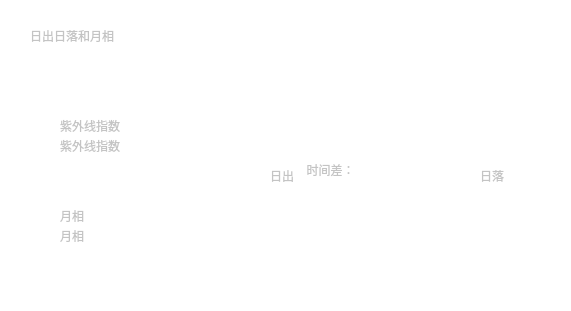
    <widget class="QWidget" name="LayoutRight_Center" native="true">
     <property name="geometry">
      <rect>
       <x>620</x>
       <y>90</y>
       <width>571</width>
       <height>311</height>
      </rect>
     </property>
     <property name="styleSheet">
      <string notr="true">background-color: rgba(255, 255, 255, 10);
border-radius: 15px;</string>
     </property>
     <widget class="QLabel" name="cityLabel_2">
      <property name="geometry">
       <rect>
        <x>30</x>
        <y>20</y>
        <width>181</width>
        <height>31</height>
       </rect>
      </property>
      <property name="styleSheet">
       <string notr="true">font: 25 16px &quot;微软雅黑&quot;;
text-align: center;
border-radius:4px;
background-color: rgb(255, 255, 255,0);
color: rgb(196, 196, 196);
</string>
      </property>
      <property name="text">
       <string>日出日落和月相</string>
      </property>
     </widget>
     <widget class="QLabel" name="feelsLikeLable_2">
      <property name="geometry">
       <rect>
        <x>60</x>
        <y>110</y>
        <width>81</width>
        <height>31</height>
       </rect>
      </property>
      <property name="styleSheet">
       <string notr="true">font: 25 13px &quot;微软雅黑&quot;;
text-align: center;
border-radius:4px;
background-color: rgb(255, 255, 255,0);
color: rgb(196, 196, 196);
</string>
      </property>
      <property name="text">
       <string>紫外线指数</string>
      </property>
     </widget>
     <widget class="QLabel" name="ziwaixianImage">
      <property name="geometry">
       <rect>
        <x>30</x>
        <y>119</y>
        <width>31</width>
        <height>31</height>
       </rect>
      </property>
      <property name="styleSheet">
       <string notr="true">font: 25 12px &quot;微软雅黑&quot;;
text-align: center;
border-radius:4px;
background-color: rgb(255, 255, 255,0);
	color: rgb(255, 255, 255);
image: url(:/res/icon/icons/100.svg);
</string>
      </property>
      <property name="text">
       <string/>
      </property>
     </widget>
     <widget class="QLabel" name="yuexiangIcon">
      <property name="geometry">
       <rect>
        <x>30</x>
        <y>210</y>
        <width>31</width>
        <height>31</height>
       </rect>
      </property>
      <property name="styleSheet">
       <string notr="true">font: 25 12px &quot;微软雅黑&quot;;
text-align: center;
border-radius:4px;
background-color: rgb(255, 255, 255,0);
	color: rgb(255, 255, 255);

</string>
      </property>
      <property name="text">
       <string/>
      </property>
     </widget>
     <widget class="QLabel" name="feelsLikeLable_3">
      <property name="geometry">
       <rect>
        <x>60</x>
        <y>200</y>
        <width>81</width>
        <height>31</height>
       </rect>
      </property>
      <property name="styleSheet">
       <string notr="true">font: 25 13px &quot;微软雅黑&quot;;
text-align: center;
border-radius:4px;
background-color: rgb(255, 255, 255,0);
color: rgb(196, 196, 196);
</string>
      </property>
      <property name="text">
       <string>月相</string>
      </property>
     </widget>
     <widget class="QLabel" name="ziwaixian">
      <property name="geometry">
       <rect>
        <x>60</x>
        <y>130</y>
        <width>81</width>
        <height>31</height>
       </rect>
      </property>
      <property name="styleSheet">
       <string notr="true">font: 25 13px &quot;微软雅黑&quot;;
text-align: center;
border-radius:4px;
background-color: rgb(255, 255, 255,0);
color: rgb(196, 196, 196);
</string>
      </property>
      <property name="text">
       <string>紫外线指数</string>
      </property>
     </widget>
     <widget class="QLabel" name="yuexiang">
      <property name="geometry">
       <rect>
        <x>60</x>
        <y>220</y>
        <width>81</width>
        <height>31</height>
       </rect>
      </property>
      <property name="styleSheet">
       <string notr="true">font: 25 13px &quot;微软雅黑&quot;;
text-align: center;
border-radius:4px;
background-color: rgb(255, 255, 255,0);
color: rgb(196, 196, 196);
</string>
      </property>
      <property name="text">
       <string>月相</string>
      </property>
     </widget>
     <widget class="QLabel" name="yunduo_6">
      <property name="geometry">
       <rect>
        <x>470</x>
        <y>130</y>
        <width>41</width>
        <height>41</height>
       </rect>
      </property>
      <property name="styleSheet">
       <string notr="true">font: 25 12px &quot;微软雅黑&quot;;
text-align: center;
border-radius:4px;
background-color: rgb(255, 255, 255,0);
	color: rgb(255, 255, 255);
image: url(:/res/rila.svg);
</string>
      </property>
      <property name="text">
       <string/>
      </property>
     </widget>
     <widget class="QLabel" name="feelsLikeLable_5">
      <property name="geometry">
       <rect>
        <x>480</x>
        <y>160</y>
        <width>31</width>
        <height>31</height>
       </rect>
      </property>
      <property name="styleSheet">
       <string notr="true">font: 25 13px &quot;微软雅黑&quot;;
text-align: center;
border-radius:4px;
background-color: rgb(255, 255, 255,0);
color: rgb(196, 196, 196);
</string>
      </property>
      <property name="text">
       <string>日落</string>
      </property>
     </widget>
     <widget class="QLabel" name="yunduo_7">
      <property name="geometry">
       <rect>
        <x>260</x>
        <y>130</y>
        <width>41</width>
        <height>41</height>
       </rect>
      </property>
      <property name="styleSheet">
       <string notr="true">font: 25 12px &quot;微软雅黑&quot;;
text-align: center;
border-radius:4px;
background-color: rgb(255, 255, 255,0);
	color: rgb(255, 255, 255);
image: url(:/res/richu.svg);
</string>
      </property>
      <property name="text">
       <string/>
      </property>
     </widget>
     <widget class="QLabel" name="feelsLikeLable_6">
      <property name="geometry">
       <rect>
        <x>270</x>
        <y>160</y>
        <width>31</width>
        <height>31</height>
       </rect>
      </property>
      <property name="styleSheet">
       <string notr="true">font: 25 13px &quot;微软雅黑&quot;;
text-align: center;
border-radius:4px;
background-color: rgb(255, 255, 255,0);
color: rgb(196, 196, 196);
</string>
      </property>
      <property name="text">
       <string>日出</string>
      </property>
     </widget>
     <widget class="QLabel" name="sunrise">
      <property name="geometry">
       <rect>
        <x>260</x>
        <y>180</y>
        <width>41</width>
        <height>19</height>
       </rect>
      </property>
      <property name="styleSheet">
       <string notr="true">font: 25 14px &quot;微软雅黑&quot;;
text-align: center;
border-radius:4px;
background-color: rgb(255, 255, 255,0);
color: rgb(196, 196, 196);
</string>
      </property>
      <property name="text">
       <string/>
      </property>
      <property name="alignment">
       <set>Qt::AlignCenter</set>
      </property>
     </widget>
     <widget class="QLabel" name="sunset">
      <property name="geometry">
       <rect>
        <x>470</x>
        <y>180</y>
        <width>41</width>
        <height>19</height>
       </rect>
      </property>
      <property name="styleSheet">
       <string notr="true">font: 25 14px &quot;微软雅黑&quot;;
text-align: center;
border-radius:4px;
background-color: rgb(255, 255, 255,0);
color: rgb(196, 196, 196);
</string>
      </property>
      <property name="text">
       <string/>
      </property>
      <property name="alignment">
       <set>Qt::AlignCenter</set>
      </property>
     </widget>
     <widget class="QLabel" name="suntime">
      <property name="geometry">
       <rect>
        <x>350</x>
        <y>160</y>
        <width>121</width>
        <height>20</height>
       </rect>
      </property>
      <property name="styleSheet">
       <string notr="true">font: 25 14px &quot;微软雅黑&quot;;
text-align: center;
border-radius:4px;
background-color: rgb(255, 255, 255,0);
color: rgb(196, 196, 196);
</string>
      </property>
      <property name="text">
       <string/>
      </property>
      <property name="alignment">
       <set>Qt::AlignCenter</set>
      </property>
     </widget>
     <widget class="QLabel" name="suntime_2">
      <property name="geometry">
       <rect>
        <x>300</x>
        <y>160</y>
        <width>61</width>
        <height>20</height>
       </rect>
      </property>
      <property name="styleSheet">
       <string notr="true">font: 25 14px &quot;微软雅黑&quot;;
text-align: center;
border-radius:4px;
background-color: rgb(255, 255, 255,0);
color: rgb(196, 196, 196);
</string>
      </property>
      <property name="text">
       <string>时间差：</string>
      </property>
      <property name="alignment">
       <set>Qt::AlignCenter</set>
      </property>
     </widget>
    </widget>
